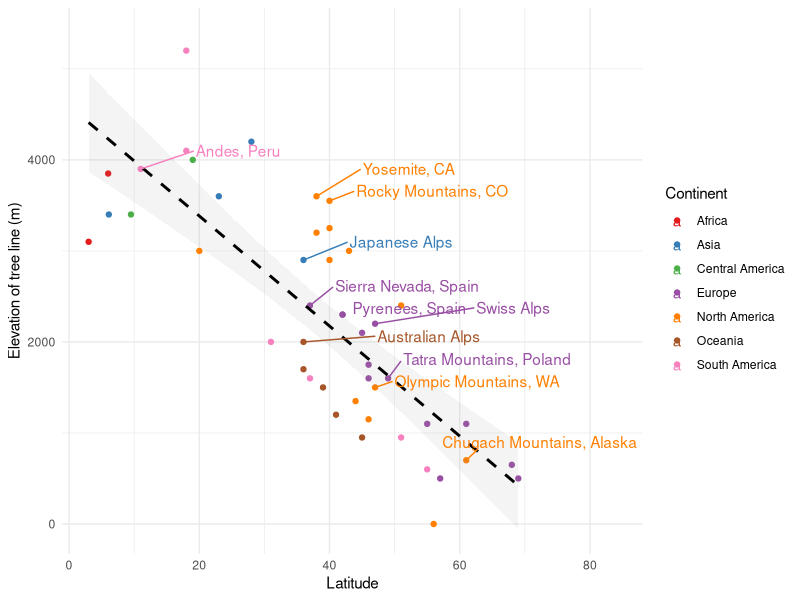

Recreate this plot in R.
# data extracted from here https://en.wikipedia.org/wiki/Tree_line
dat = tibble::tribble(
                                       ~Place, ~Latirude, ~TreeLine, ~TreeLine_ft, ~NS, ~Latitude_cor,                 ~Label,        ~Continent,
                     "Finnmarksvidda, Norway",        69,       500,         1600,  1L,            69,                     NA,          "Europe",
                             "Abisko, Sweden",        68,       650,         2100,  1L,            68,                     NA,          "Europe",
                  "Chugach Mountains, Alaska",        61,       700,         2300,  1L,            61,                     "Chugach Mountains, Alaska",   "North America",
                            "Southern Norway",        61,      1100,         3600,  1L,            61,                     NA,          "Europe",
                                   "Scotland",        57,       500,         1600,  1L,            57,                     NA,          "Europe",
                            "Northern Quebec",        56,         0,            0,  1L,            56,                     NA,   "North America",
                             "Southern Urals",        55,      1100,         3600,  1L,            55,                     NA,          "Europe",
                           "Canadian Rockies",        51,      2400,         7900,  1L,            51,                     NA,   "North America",
                            "Tatra Mountains",        49,      1600,         5200,  1L,            49,      "Tatra Mountains, Poland",          "Europe",
        "Olympic Mountains WA, United States",        47,      1500,         4900,  1L,            47,    "Olympic Mountains, WA",   "North America",
                                 "Swiss Alps",        47,      2200,         7200,  1L,            47,           "Swiss Alps",          "Europe",
       "Mount Katahdin, Maine, United States",        46,      1150,         3800,  1L,            46,                     NA,   "North America",
               "Eastern Alps, Austria, Italy",        46,      1750,         5700,  1L,            46,                     NA,          "Europe",
                       "Sikhote-Alin, Russia",        46,      1600,         5200,  1L,            46,                     NA,          "Europe",
       "Alps of Piedmont, Northwestern Italy",        45,      2100,         6900,  1L,            45,                     NA,          "Europe",
               "New Hampshire, United States",        44,      1350,         4400,  1L,            44,                     NA,   "North America",
                     "Wyoming, United States",        43,      3000,         9800,  1L,            43,                     NA,   "North America",
         "Rila and Pirin Mountains, Bulgaria",        42,      2300,         7500,  1L,            42,                     NA,          "Europe",
            "Pyrenees Spain, France, Andorra",        42,      2300,         7500,  1L,            42,             "Pyrenees, Spain",          "Europe",
     "Wasatch Mountains, Utah, United States",        40,      2900,         9500,  1L,            40,                     NA,   "North America",
       "Rocky Mountain NP, CO, United States",        40,      3550,        11600,  1L,            40,      "Rocky Mountains, CO",   "North America",
       "Rocky Mountain NP, CO, United States",        40,      3250,        10700,  1L,            40,                     NA,   "North America",
                              "Japanese Alps",        36,      2900,         9500,  1L,            36,        "Japanese Alps",            "Asia",
                "Yosemite, CA, United States",        38,      3200,        10500,  1L,            38,                     NA,   "North America",
                "Yosemite, CA, United States",        38,      3600,        11800,  1L,            38,         "Yosemite, CA",   "North America",
                       "Sierra Nevada, Spain",        37,      2400,         7900,  1L,            37, "Sierra Nevada, Spain",          "Europe",
                           "Khumbu, Himalaya",        28,      4200,        13800,  1L,            28,                     NA,            "Asia",
                             "Yushan, Taiwan",        23,      3600,        11800,  1L,            23,                     NA,            "Asia",
                      "Hawaii, United States",        20,      3000,         9800,  1L,            20,                     NA,   "North America",
                    "Pico de Orizaba, Mexico",        19,      4000,        13100,  1L,            19,                     NA, "Central America",
                                 "Costa Rica",       9.5,      3400,        11200,  1L,           9.5,                     NA, "Central America",
                     "Mount Kinabalu, Borneo",       6.1,      3400,        11200,  1L,           6.1,                     NA,            "Asia",
                "Mount Kilimanjaro, Tanzania",         3,      3100,        10200, -1L,            -3,                     NA,          "Africa",
                                 "New Guinea",         6,      3850,        12600, -1L,            -6,                     NA,          "Africa",
                                "Andes, Peru",        11,      3900,        12800, -1L,           -11,                     "Andes, Peru",   "South America",
                             "Andes, Bolivia",        18,      5200,        17100, -1L,           -18,                     NA,   "South America",
                             "Andes, Bolivia",        18,      4100,        13500, -1L,           -18,                     NA,   "South America",
               "Sierra de C?rdoba, Argentina",        31,      2000,         6600, -1L,           -31,                     NA,   "South America",
                 "Australian Alps, Australia",        36,      2000,         6600, -1L,           -36,                     "Australian Alps",         "Oceania",
                 "Australian Alps, Australia",        36,      1700,         5600, -1L,           -36,                     NA,         "Oceania",
              "Andes, Laguna del Laja, Chile",        37,      1600,         5200, -1L,           -37,                     NA,   "South America",
  "Mount Taranaki, North Island, New Zealand",        39,      1500,         4900, -1L,           -39,                     NA,         "Oceania",
                        "Tasmania, Australia",        41,      1200,         3900, -1L,           -41,                     NA,         "Oceania",
       "Fiordland, South Island, New Zealand",        45,       950,         3100, -1L,           -45,                     NA,         "Oceania",
                    "Torres del Paine, Chile",        51,       950,         3100, -1L,           -51,                     NA,   "South America",
                     "Navarino Island, Chile",        55,       600,         2000, -1L,           -55,                     NA,   "South America"
  )

# from http://colorbrewer2.org/
colors = c("#e41a1c", "#377eb8", "#4daf4a", "#984ea3", "#ff7f00", "#a65628", "#f781bf")

# imports =====
library(magrittr)
library(ggplot2)

# plot ==
dat %>% ggplot(aes(x = Latirude,y = TreeLine)) +
  geom_point(aes(color = Continent)) +
  geom_smooth(method = "lm",color = "black",linetype = "dashed",alpha = 0.1) +
  ggrepel::geom_text_repel(aes(label = Label,color = Continent),
                           #direction     = "y",
                           nudge_x = 15,
                           nudge_y = 200) +
  theme_minimal() +
  scale_color_manual(values = colors) +
  labs(y = "Elevation of tree line (m)",
       x = "Latitude") -> fp


ggsave(plot = fp,filename = "plot.png",device = "png",width = 10,height = 5,dpi = 400)
